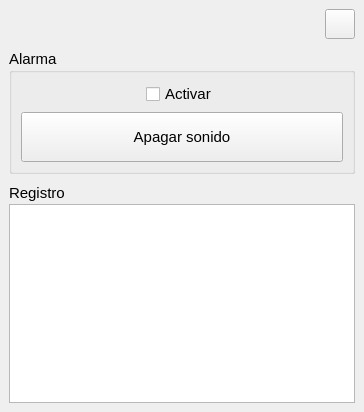
<?xml version="1.0" encoding="UTF-8"?>
<ui version="4.0">
 <class>MainWindow</class>
 <widget class="QMainWindow" name="MainWindow">
  <property name="geometry">
   <rect>
    <x>0</x>
    <y>0</y>
    <width>364</width>
    <height>412</height>
   </rect>
  </property>
  <property name="windowTitle">
   <string>FlanaNini</string>
  </property>
  <widget class="QWidget" name="centralwidget">
   <layout class="QVBoxLayout" name="verticalLayout">
    <property name="spacing">
     <number>10</number>
    </property>
    <item>
     <layout class="QHBoxLayout" name="horizontalLayout_2">
      <item>
       <spacer name="horizontalSpacer">
        <property name="orientation">
         <enum>Qt::Horizontal</enum>
        </property>
        <property name="sizeHint" stdset="0">
         <size>
          <width>40</width>
          <height>20</height>
         </size>
        </property>
       </spacer>
      </item>
      <item>
       <widget class="QPushButton" name="button_config">
        <property name="minimumSize">
         <size>
          <width>30</width>
          <height>30</height>
         </size>
        </property>
        <property name="maximumSize">
         <size>
          <width>30</width>
          <height>30</height>
         </size>
        </property>
        <property name="text">
         <string/>
        </property>
       </widget>
      </item>
     </layout>
    </item>
    <item>
     <widget class="QGroupBox" name="group_alarm">
      <property name="font">
       <font>
        <pointsize>11</pointsize>
       </font>
      </property>
      <property name="title">
       <string>Alarma</string>
      </property>
      <layout class="QVBoxLayout" name="verticalLayout_2">
       <item>
        <layout class="QHBoxLayout" name="horizontalLayout">
         <item>
          <widget class="QCheckBox" name="check_alarm">
           <property name="sizePolicy">
            <sizepolicy hsizetype="Maximum" vsizetype="Maximum">
             <horstretch>0</horstretch>
             <verstretch>0</verstretch>
            </sizepolicy>
           </property>
           <property name="font">
            <font>
             <pointsize>11</pointsize>
            </font>
           </property>
           <property name="text">
            <string>Activar</string>
           </property>
          </widget>
         </item>
        </layout>
       </item>
       <item>
        <widget class="QPushButton" name="button_alarm">
         <property name="sizePolicy">
          <sizepolicy hsizetype="Expanding" vsizetype="Maximum">
           <horstretch>0</horstretch>
           <verstretch>0</verstretch>
          </sizepolicy>
         </property>
         <property name="minimumSize">
          <size>
           <width>0</width>
           <height>50</height>
          </size>
         </property>
         <property name="font">
          <font>
           <pointsize>11</pointsize>
          </font>
         </property>
         <property name="text">
          <string>Apagar sonido</string>
         </property>
        </widget>
       </item>
      </layout>
     </widget>
    </item>
    <item>
     <layout class="QVBoxLayout" name="verticalLayout_3">
      <property name="spacing">
       <number>2</number>
      </property>
      <item>
       <widget class="QLabel" name="label_log">
        <property name="font">
         <font>
          <pointsize>11</pointsize>
         </font>
        </property>
        <property name="text">
         <string>Registro</string>
        </property>
       </widget>
      </item>
      <item>
       <widget class="MenuTextEdit" name="text_log">
        <property name="font">
         <font>
          <pointsize>11</pointsize>
         </font>
        </property>
        <property name="readOnly">
         <bool>true</bool>
        </property>
       </widget>
      </item>
     </layout>
    </item>
   </layout>
  </widget>
 </widget>
 <customwidgets>
  <customwidget>
   <class>MenuTextEdit</class>
   <extends>QTextEdit</extends>
   <header>menutextedit.h</header>
  </customwidget>
 </customwidgets>
 <resources/>
 <connections/>
</ui>
